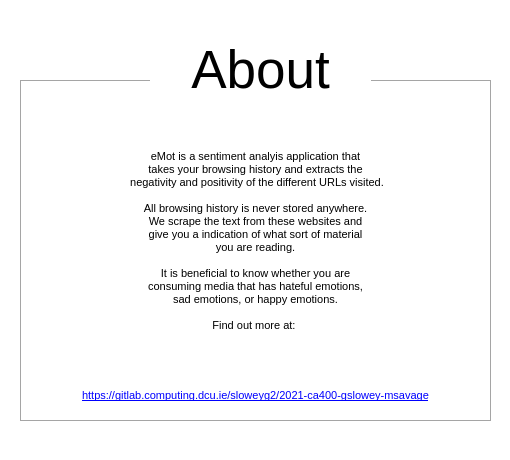
<?xml version="1.0" encoding="UTF-8"?>
<ui version="4.0">
 <class>Form</class>
 <widget class="QWidget" name="Form">
  <property name="geometry">
   <rect>
    <x>0</x>
    <y>0</y>
    <width>510</width>
    <height>460</height>
   </rect>
  </property>
  <property name="minimumSize">
   <size>
    <width>510</width>
    <height>460</height>
   </size>
  </property>
  <property name="maximumSize">
   <size>
    <width>510</width>
    <height>460</height>
   </size>
  </property>
  <property name="windowTitle">
   <string>About</string>
  </property>
  <property name="windowIcon">
   <iconset resource="resource.qrc">
    <normaloff>:/newPrefix/resources/icon.png</normaloff>:/newPrefix/resources/icon.png</iconset>
  </property>
  <property name="styleSheet">
   <string notr="true">background-color: rgb(255, 255, 255);</string>
  </property>
  <widget class="QLabel" name="emotHeader_2">
   <property name="geometry">
    <rect>
     <x>150</x>
     <y>20</y>
     <width>221</width>
     <height>100</height>
    </rect>
   </property>
   <property name="font">
    <font>
     <pointsize>40</pointsize>
     <weight>50</weight>
     <bold>false</bold>
    </font>
   </property>
   <property name="text">
    <string>About</string>
   </property>
   <property name="alignment">
    <set>Qt::AlignCenter</set>
   </property>
  </widget>
  <widget class="QLabel" name="aboutText_2">
   <property name="geometry">
    <rect>
     <x>100</x>
     <y>150</y>
     <width>311</width>
     <height>251</height>
    </rect>
   </property>
   <property name="font">
    <font>
     <pointsize>8</pointsize>
    </font>
   </property>
   <property name="text">
    <string>eMot is a sentiment analyis application that 
takes your browsing history and extracts the 
 negativity and positivity of the different URLs visited.

All browsing history is never stored anywhere. 
We scrape the text from these websites and 
give you a indication of what sort of material 
you are reading.

It is beneficial to know whether you are 
consuming media that has hateful emotions, 
sad emotions, or happy emotions.

Find out more at: </string>
   </property>
   <property name="alignment">
    <set>Qt::AlignHCenter|Qt::AlignTop</set>
   </property>
   <property name="wordWrap">
    <bool>false</bool>
   </property>
   <property name="openExternalLinks">
    <bool>false</bool>
   </property>
  </widget>
  <widget class="QLabel" name="gitlabLink_2">
   <property name="geometry">
    <rect>
     <x>40</x>
     <y>380</y>
     <width>431</width>
     <height>31</height>
    </rect>
   </property>
   <property name="font">
    <font>
     <pointsize>8</pointsize>
    </font>
   </property>
   <property name="styleSheet">
    <string notr="true">background-color: rgb(255, 255, 255);</string>
   </property>
   <property name="text">
    <string>&lt;a href =&quot;https://gitlab.computing.dcu.ie/sloweyg2/2021-ca400-gslowey-msavage&quot;&gt;https://gitlab.computing.dcu.ie/sloweyg2/2021-ca400-gslowey-msavage&lt;/a&gt;</string>
   </property>
   <property name="alignment">
    <set>Qt::AlignCenter</set>
   </property>
   <property name="openExternalLinks">
    <bool>true</bool>
   </property>
  </widget>
  <widget class="QLabel" name="emptyBox_3">
   <property name="geometry">
    <rect>
     <x>20</x>
     <y>80</y>
     <width>471</width>
     <height>341</height>
    </rect>
   </property>
   <property name="styleSheet">
    <string notr="true">border: 1px solid rgb(165, 165, 165);</string>
   </property>
   <property name="text">
    <string/>
   </property>
  </widget>
  <zorder>emptyBox_3</zorder>
  <zorder>emotHeader_2</zorder>
  <zorder>aboutText_2</zorder>
  <zorder>gitlabLink_2</zorder>
 </widget>
 <resources>
  <include location="resource.qrc"/>
 </resources>
 <connections/>
</ui>
